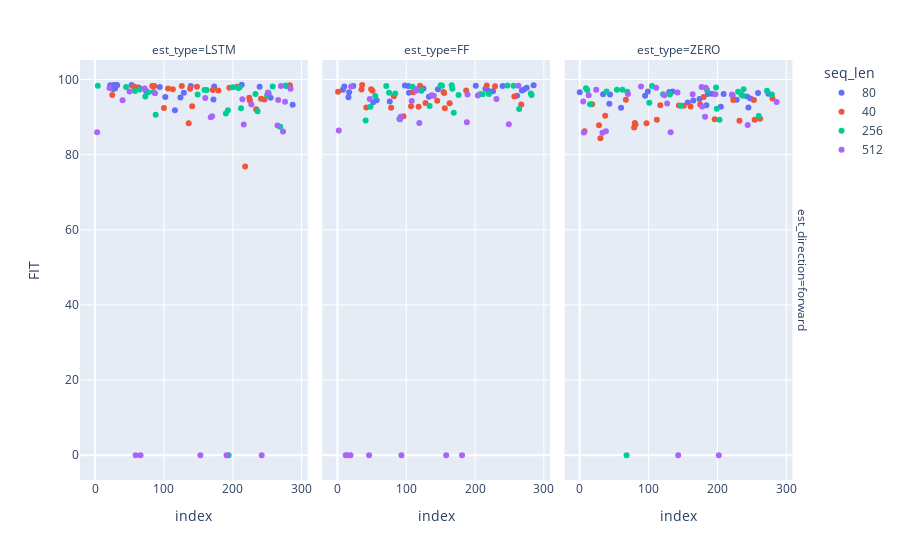

Here is the notebook cell this chart was saved with:
### Code cell
fig = px.scatter(df_res, y="FIT",
                 facet_col="est_type", facet_row="est_direction", color="seq_len",
                 hover_data=["max_time", "seq_est_len"])
fig.show()

### Figure 1 — Plotly figure (JSON) as saved in the notebook; plotly's stock layout.template omitted (floating-point values rounded to 4 significant figures)
{"data": [{"customdata": [[1800, 100], [1800, 50], [1800, 10], [1800, 10], [1800, 10], [1800, 100], [1800, 50], [1800, 50], [1800, 100], [1800, 10], [300, 100], [300, 50], [300, 50], [1800, 100], [300, 100], [1800, 50], [300, 10], [300, 10], [300, 50], [300, 100], [300, 100], [300, 10], [300, 50], [300, 10]], "hovertemplate": "seq_len=80<br>est_direction=forward<br>est_type=LSTM<br>index=%{x}<br>FIT=%{y}<br>max_time=%{customdata[0]}<br>seq_est_len=%{customdata[1]}<extra></extra>", "legendgroup": "80", "marker": {"color": "#636efa", "symbol": "circle"}, "mode": "markers", "name": "80", "orientation": "v", "showlegend": true, "type": "scatter", "x": [213, 27, 31, 53, 32, 22, 139, 278, 173, 239, 94, 63, 64, 29, 26, 74, 129, 252, 102, 124, 255, 172, 287, 116], "xaxis": "x", "y": [98.59, 98.53, 98.5, 98.49, 98.47, 98.46, 98.24, 98.22, 98.13, 98.07, 97.98, 97.84, 97.75, 97.6, 97.48, 96.95, 96.46, 96.33, 95.36, 95.19, 95.13, 94.66, 93.26, 91.78], "yaxis": "y"}, {"customdata": [[1800, 10], [1800, 100], [1800, 100], [1800, 50], [1800, 10], [1800, 100], [1800, 50], [1800, 100], [300, 100], [300, 100], [300, 50], [300, 10], [300, 10], [1800, 10], [1800, 50], [300, 50], [1800, 10], [1800, 50], [300, 50], [300, 10], [300, 100], [300, 50], [300, 100], [300, 10]], "hovertemplate": "seq_len=80<br>est_direction=forward<br>est_type=FF<br>index=%{x}<br>FIT=%{y}<br>max_time=%{customdata[0]}<br>seq_est_len=%{customdata[1]}<extra></extra>", "legendgroup": "80", "marker": {"color": "#636efa", "symbol": "circle"}, "mode": "markers", "name": "80", "orientation": "v", "showlegend": false, "type": "scatter", "x": [285, 98, 201, 103, 23, 240, 10, 275, 125, 215, 146, 271, 8, 268, 219, 226, 17, 104, 261, 133, 16, 57, 76, 52], "xaxis": "x2", "y": [98.46, 98.39, 98.31, 98.26, 98.24, 98.23, 98.09, 97.79, 97.56, 97.5, 97.39, 97.34, 97.25, 97.05, 97.02, 96.87, 96.6, 96.45, 95.68, 95.38, 95.26, 94.44, 94.14, 93.91], "yaxis": "y2"}, {"customdata": [[300, 50], [1800, 50], [1800, 100], [1800, 50], [1800, 50], [1800, 100], [300, 10], [1800, 10], [1800, 100], [300, 100], [1800, 10], [1800, 10], [300, 10], [1800, 100], [300, 100], [300, 50], [300, 10], [300, 100], [300, 50], [300, 50], [300, 100], [1800, 50], [1800, 10], [300, 10]], "hovertemplate": "seq_len=80<br>est_direction=forward<br>est_type=ZERO<br>index=%{x}<br>FIT=%{y}<br>max_time=%{customdata[0]}<br>seq_est_len=%{customdata[1]}<extra></extra>", "legendgroup": "80", "marker": {"color": "#636efa", "symbol": "circle"}, "mode": "markers", "name": "80", "orientation": "v", "showlegend": false, "type": "scatter", "x": [99, 135, 130, 0, 259, 192, 274, 186, 209, 34, 44, 222, 95, 243, 248, 174, 228, 165, 157, 43, 184, 205, 245, 60], "xaxis": "x3", "y": [96.8, 96.76, 96.68, 96.59, 96.41, 96.22, 96.19, 96.14, 96.11, 96.09, 96.0, 95.74, 95.67, 95.48, 94.92, 94.83, 94.57, 94.37, 93.83, 93.56, 93.16, 92.73, 92.53, 92.5], "yaxis": "y3"}, {"customdata": [[1800, 50], [1800, 50], [1800, 100], [1800, 100], [1800, 10], [1800, 10], [1800, 50], [1800, 100], [1800, 100], [300, 100], [300, 100], [300, 10], [1800, 10], [1800, 50], [300, 50], [300, 10], [300, 50], [300, 100], [300, 10], [1800, 10], [300, 50], [300, 100], [300, 50], [300, 10]], "hovertemplate": "seq_len=40<br>est_direction=forward<br>est_type=LSTM<br>index=%{x}<br>FIT=%{y}<br>max_time=%{customdata[0]}<br>seq_est_len=%{customdata[1]}<extra></extra>", "legendgroup": "40", "marker": {"color": "#EF553B", "symbol": "circle"}, "mode": "markers", "name": "40", "orientation": "v", "showlegend": true, "type": "scatter", "x": [283, 126, 83, 86, 56, 148, 206, 61, 195, 106, 138, 113, 171, 179, 25, 224, 241, 246, 225, 141, 100, 234, 136, 218], "xaxis": "x", "y": [98.45, 98.28, 98.26, 98.26, 98.14, 98.05, 98.02, 97.88, 97.77, 97.57, 97.52, 97.39, 97.2, 97.07, 95.84, 95.1, 94.89, 94.65, 94.31, 92.85, 92.4, 92.07, 88.33, 76.86], "yaxis": "y"}, {"customdata": [[1800, 10], [1800, 100], [1800, 10], [1800, 50], [1800, 100], [1800, 10], [1800, 100], [1800, 50], [300, 50], [1800, 100], [300, 100], [300, 10], [1800, 50], [300, 100], [300, 50], [300, 50], [300, 10], [300, 100], [1800, 10], [1800, 50], [300, 50], [300, 100], [300, 10], [300, 10]], "hovertemplate": "seq_len=40<br>est_direction=forward<br>est_type=FF<br>index=%{x}<br>FIT=%{y}<br>max_time=%{customdata[0]}<br>seq_est_len=%{customdata[1]}<extra></extra>", "legendgroup": "40", "marker": {"color": "#EF553B", "symbol": "circle"}, "mode": "markers", "name": "40", "orientation": "v", "showlegend": false, "type": "scatter", "x": [36, 217, 120, 229, 49, 35, 187, 51, 1, 154, 110, 155, 82, 257, 145, 128, 163, 267, 107, 118, 42, 78, 156, 96], "xaxis": "x2", "y": [98.54, 98.39, 98.3, 98.19, 97.41, 97.31, 97.06, 97.0, 96.7, 96.67, 96.56, 96.41, 95.52, 95.47, 94.31, 93.75, 93.63, 93.31, 92.84, 92.76, 92.56, 92.49, 92.36, 90.21], "yaxis": "y2"}, {"customdata": [[1800, 100], [1800, 10], [1800, 100], [300, 100], [1800, 100], [1800, 50], [300, 50], [1800, 50], [1800, 50], [1800, 10], [300, 10], [300, 100], [1800, 10], [300, 10], [1800, 10], [300, 50], [1800, 50], [300, 100], [1800, 100], [300, 50], [300, 100], [300, 10], [300, 50], [300, 10]], "hovertemplate": "seq_len=40<br>est_direction=forward<br>est_type=ZERO<br>index=%{x}<br>FIT=%{y}<br>max_time=%{customdata[0]}<br>seq_est_len=%{customdata[1]}<extra></extra>", "legendgroup": "40", "marker": {"color": "#EF553B", "symbol": "circle"}, "mode": "markers", "name": "40", "orientation": "v", "showlegend": false, "type": "scatter", "x": [180, 280, 67, 223, 253, 18, 175, 117, 144, 151, 161, 37, 262, 196, 254, 112, 232, 80, 97, 81, 28, 79, 7, 30], "xaxis": "x3", "y": [95.32, 94.95, 94.6, 94.54, 94.53, 93.4, 93.33, 93.11, 93.07, 93.03, 92.82, 90.34, 89.52, 89.41, 89.31, 89.3, 89.03, 88.44, 88.33, 87.99, 87.81, 87.24, 86.24, 84.38], "yaxis": "y3"}, {"customdata": [[1800, 100], [1800, 10], [1800, 100], [1800, 10], [1800, 50], [1800, 50], [1800, 10], [1800, 50], [1800, 50], [300, 50], [300, 10], [300, 100], [300, 10], [1800, 10], [1800, 100], [300, 100], [1800, 100], [300, 50], [300, 50], [300, 10], [300, 100], [300, 100], [300, 10], [300, 50]], "hovertemplate": "seq_len=256<br>est_direction=forward<br>est_type=LSTM<br>index=%{x}<br>FIT=%{y}<br>max_time=%{customdata[0]}<br>seq_est_len=%{customdata[1]}<extra></extra>", "legendgroup": "256", "marker": {"color": "#00cc96", "symbol": "circle"}, "mode": "markers", "name": "256", "orientation": "v", "showlegend": true, "type": "scatter", "x": [277, 4, 258, 45, 210, 200, 208, 65, 159, 162, 58, 85, 77, 233, 149, 250, 73, 212, 193, 236, 190, 88, 269, 194], "xaxis": "x", "y": [98.4, 98.32, 98.14, 98.0, 97.95, 97.89, 97.75, 97.33, 97.22, 97.2, 96.93, 96.66, 96.56, 96.12, 95.96, 95.79, 95.46, 92.35, 91.82, 91.56, 90.91, 90.61, 87.42, 0], "yaxis": "y"}, {"customdata": [[1800, 50], [1800, 10], [1800, 100], [1800, 50], [1800, 10], [1800, 100], [1800, 100], [1800, 10], [300, 10], [1800, 10], [300, 50], [300, 50], [300, 100], [300, 10], [300, 100], [1800, 100], [1800, 50], [1800, 50], [300, 10], [300, 100], [300, 10], [300, 50], [300, 50], [300, 100]], "hovertemplate": "seq_len=256<br>est_direction=forward<br>est_type=FF<br>index=%{x}<br>FIT=%{y}<br>max_time=%{customdata[0]}<br>seq_est_len=%{customdata[1]}<extra></extra>", "legendgroup": "256", "marker": {"color": "#00cc96", "symbol": "circle"}, "mode": "markers", "name": "256", "orientation": "v", "showlegend": false, "type": "scatter", "x": [166, 150, 247, 256, 152, 71, 109, 167, 122, 75, 84, 281, 220, 207, 211, 176, 282, 55, 134, 48, 264, 169, 90, 41], "xaxis": "x2", "y": [98.47, 98.44, 98.39, 98.34, 98.33, 98.24, 98.07, 97.49, 97.0, 96.44, 96.28, 96.26, 96.12, 96.04, 96.04, 95.87, 95.84, 95.59, 92.96, 92.73, 92.14, 91.16, 89.48, 89.09], "yaxis": "y2"}, {"customdata": [[1800, 100], [1800, 10], [1800, 50], [1800, 10], [1800, 50], [1800, 50], [300, 50], [1800, 10], [300, 10], [1800, 100], [300, 50], [300, 100], [300, 10], [1800, 100], [1800, 100], [1800, 10], [300, 100], [300, 50], [300, 10], [300, 100], [300, 10], [300, 100], [300, 50], [1800, 50]], "hovertemplate": "seq_len=256<br>est_direction=forward<br>est_type=ZERO<br>index=%{x}<br>FIT=%{y}<br>max_time=%{customdata[0]}<br>seq_est_len=%{customdata[1]}<extra></extra>", "legendgroup": "256", "marker": {"color": "#00cc96", "symbol": "circle"}, "mode": "markers", "name": "256", "orientation": "v", "showlegend": false, "type": "scatter", "x": [105, 198, 9, 238, 54, 62, 11, 185, 272, 39, 69, 230, 121, 279, 131, 235, 237, 101, 15, 147, 199, 260, 203, 68], "xaxis": "x3", "y": [98.23, 97.87, 97.63, 97.36, 97.27, 97.26, 97.17, 97.1, 96.96, 96.81, 96.75, 96.72, 96.05, 96.0, 95.96, 95.9, 95.66, 93.81, 93.37, 93.01, 92.19, 90.24, 89.27, 0], "yaxis": "y3"}, {"customdata": [[1800, 50], [1800, 10], [1800, 100], [1800, 100], [1800, 50], [1800, 50], [1800, 100], [1800, 10], [1800, 10], [1800, 100], [300, 100], [300, 100], [300, 50], [300, 50], [300, 50], [300, 100], [300, 10], [300, 10], [300, 100], [1800, 10], [300, 50], [300, 10], [1800, 50], [300, 10]], "hovertemplate": "seq_len=512<br>est_direction=forward<br>est_type=LSTM<br>index=%{x}<br>FIT=%{y}<br>max_time=%{customdata[0]}<br>seq_est_len=%{customdata[1]}<extra></extra>", "legendgroup": "512", "marker": {"color": "#ab63fa", "symbol": "circle"}, "mode": "markers", "name": "512", "orientation": "v", "showlegend": true, "type": "scatter", "x": [270, 21, 72, 284, 50, 251, 87, 160, 214, 266, 40, 276, 227, 170, 168, 216, 265, 273, 3, 59, 66, 153, 191, 242], "xaxis": "x", "y": [98.28, 97.74, 97.6, 97.5, 96.77, 96.53, 96.31, 95.05, 94.72, 94.53, 94.45, 94.06, 93.31, 90.2, 89.92, 87.99, 87.74, 86.15, 85.96, 0, 0, 0, 0, 0], "yaxis": "y"}, {"customdata": [[1800, 100], [1800, 10], [1800, 100], [1800, 100], [1800, 50], [300, 50], [1800, 50], [1800, 10], [1800, 100], [1800, 10], [300, 100], [300, 100], [300, 50], [300, 10], [300, 50], [300, 10], [300, 100], [1800, 10], [300, 10], [1800, 50], [1800, 50], [300, 100], [300, 50], [300, 10]], "hovertemplate": "seq_len=512<br>est_direction=forward<br>est_type=FF<br>index=%{x}<br>FIT=%{y}<br>max_time=%{customdata[0]}<br>seq_est_len=%{customdata[1]}<extra></extra>", "legendgroup": "512", "marker": {"color": "#ab63fa", "symbol": "circle"}, "mode": "markers", "name": "512", "orientation": "v", "showlegend": false, "type": "scatter", "x": [263, 20, 115, 114, 189, 137, 204, 140, 47, 231, 108, 92, 91, 188, 119, 249, 2, 12, 14, 19, 46, 93, 158, 181], "xaxis": "x2", "y": [98.34, 98.11, 97.38, 97.0, 96.03, 95.79, 95.74, 95.68, 94.81, 94.79, 94.25, 90.09, 89.38, 88.61, 88.39, 88.07, 86.41, 0, 0, 0, 0, 0, 0, 0], "yaxis": "y2"}, {"customdata": [[1800, 50], [1800, 10], [1800, 100], [1800, 100], [1800, 10], [300, 10], [1800, 100], [1800, 100], [1800, 10], [1800, 10], [1800, 50], [1800, 50], [300, 100], [300, 50], [300, 100], [300, 10], [300, 50], [300, 10], [300, 50], [300, 100], [300, 10], [300, 100], [300, 50], [1800, 50]], "hovertemplate": "seq_len=512<br>est_direction=forward<br>est_type=ZERO<br>index=%{x}<br>FIT=%{y}<br>max_time=%{customdata[0]}<br>seq_est_len=%{customdata[1]}<extra></extra>", "legendgroup": "512", "marker": {"color": "#ab63fa", "symbol": "circle"}, "mode": "markers", "name": "512", "orientation": "v", "showlegend": false, "type": "scatter", "x": [89, 177, 183, 111, 24, 142, 70, 197, 164, 221, 123, 13, 5, 286, 127, 178, 182, 244, 38, 132, 6, 33, 143, 202], "xaxis": "x3", "y": [98.1, 97.97, 97.82, 97.79, 97.25, 96.51, 96.11, 96.04, 96.03, 95.98, 95.82, 95.81, 94.15, 94.02, 93.58, 92.83, 90.07, 87.85, 86.23, 85.98, 85.89, 85.84, 0, 0], "yaxis": "y3"}], "layout": {"annotations": [{"font": {}, "showarrow": false, "text": "est_type=LSTM", "x": 0.1567, "xanchor": "center", "xref": "paper", "y": 1, "yanchor": "bottom", "yref": "paper"}, {"font": {}, "showarrow": false, "text": "est_type=FF", "x": 0.49, "xanchor": "center", "xref": "paper", "y": 1, "yanchor": "bottom", "yref": "paper"}, {"font": {}, "showarrow": false, "text": "est_type=ZERO", "x": 0.8233, "xanchor": "center", "xref": "paper", "y": 1, "yanchor": "bottom", "yref": "paper"}, {"font": {}, "showarrow": false, "text": "est_direction=forward", "textangle": 90, "x": 0.98, "xanchor": "left", "xref": "paper", "y": 0.5, "yanchor": "middle", "yref": "paper"}], "legend": {"title": {"text": "seq_len"}, "tracegroupgap": 0}, "margin": {"t": 60}, "xaxis": {"anchor": "y", "domain": [0, 0.3133], "title": {"text": "index"}}, "xaxis2": {"anchor": "y2", "domain": [0.3333, 0.6467], "matches": "x", "title": {"text": "index"}}, "xaxis3": {"anchor": "y3", "domain": [0.6667, 0.98], "matches": "x", "title": {"text": "index"}}, "yaxis": {"anchor": "x", "domain": [0, 1], "title": {"text": "FIT"}}, "yaxis2": {"anchor": "x2", "domain": [0, 1], "matches": "y", "showticklabels": false}, "yaxis3": {"anchor": "x3", "domain": [0, 1], "matches": "y", "showticklabels": false}}}
